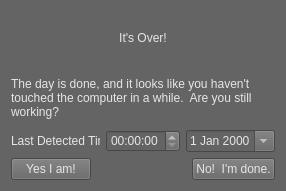
<?xml version="1.0" encoding="UTF-8"?>
<ui version="4.0">
 <class>endofday</class>
 <widget class="QWidget" name="endofday">
  <property name="geometry">
   <rect>
    <x>0</x>
    <y>0</y>
    <width>286</width>
    <height>191</height>
   </rect>
  </property>
  <property name="minimumSize">
   <size>
    <width>286</width>
    <height>191</height>
   </size>
  </property>
  <property name="windowTitle">
   <string>End of Day</string>
  </property>
  <property name="styleSheet">
   <string notr="true">background-color: rgb(100, 100, 100);
color: rgb(230, 230, 230);</string>
  </property>
  <layout class="QVBoxLayout" name="verticalLayout">
   <item>
    <widget class="QLabel" name="title">
     <property name="styleSheet">
      <string notr="true">font: 22pt &quot;Chiller&quot;;</string>
     </property>
     <property name="text">
      <string>It's Over!</string>
     </property>
     <property name="alignment">
      <set>Qt::AlignCenter</set>
     </property>
    </widget>
   </item>
   <item>
    <widget class="QLabel" name="question">
     <property name="styleSheet">
      <string notr="true">font: 10pt &quot;MS Shell Dlg 2&quot;;</string>
     </property>
     <property name="text">
      <string>The day is done, and it looks like you haven't touched the computer in a while.  Are you still working?</string>
     </property>
     <property name="wordWrap">
      <bool>true</bool>
     </property>
    </widget>
   </item>
   <item>
    <layout class="QHBoxLayout" name="horizontalLayout_2">
     <item>
      <widget class="QLabel" name="last_time_label">
       <property name="text">
        <string>Last Detected Time:</string>
       </property>
      </widget>
     </item>
     <item>
      <widget class="QTimeEdit" name="last_time"/>
     </item>
     <item>
      <widget class="QDateEdit" name="last_date">
       <property name="calendarPopup">
        <bool>true</bool>
       </property>
      </widget>
     </item>
     <item>
      <spacer name="horizontalSpacer_2">
       <property name="orientation">
        <enum>Qt::Horizontal</enum>
       </property>
       <property name="sizeHint" stdset="0">
        <size>
         <width>40</width>
         <height>20</height>
        </size>
       </property>
      </spacer>
     </item>
    </layout>
   </item>
   <item>
    <layout class="QHBoxLayout" name="horizontalLayout">
     <item>
      <widget class="QPushButton" name="yes_btn">
       <property name="text">
        <string>Yes I am!</string>
       </property>
      </widget>
     </item>
     <item>
      <spacer name="horizontalSpacer">
       <property name="orientation">
        <enum>Qt::Horizontal</enum>
       </property>
       <property name="sizeHint" stdset="0">
        <size>
         <width>40</width>
         <height>20</height>
        </size>
       </property>
      </spacer>
     </item>
     <item>
      <widget class="QPushButton" name="no_btn">
       <property name="text">
        <string>No!  I'm done.</string>
       </property>
      </widget>
     </item>
    </layout>
   </item>
  </layout>
 </widget>
 <resources/>
 <connections/>
</ui>
